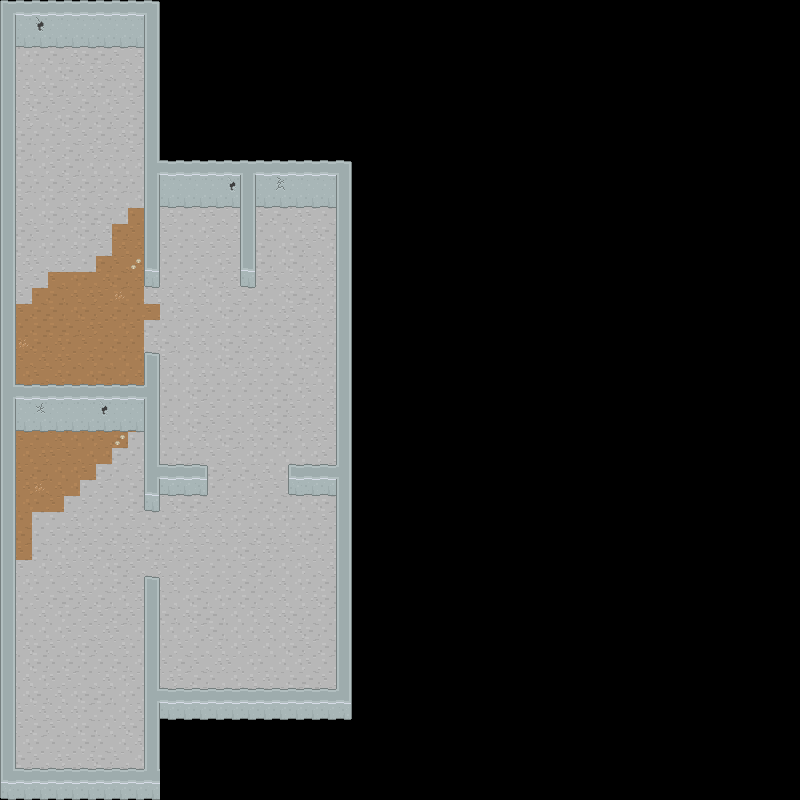

The image is a tile-based game level rendered from a .tmx file. Its description and source (layers, tilesets, objects; grid data summarised) follow:
An orthogonal 50x50 tile map with 16x16 px tiles, 3 tile layers (floor, floor deco, walls) and 16 objects.

<map version="1.8" tiledversion="1.8.4" orientation="orthogonal" renderorder="right-down" width="50" height="50" tilewidth="16" tileheight="16" infinite="0" nextlayerid="55" nextobjectid="473">
 <tileset firstgid="1" name="roguelikeDungeon_transparent" tilewidth="16" tileheight="16" spacing="1" tilecount="522" columns="29">
  <image source="roguelikeDungeon_transparent.png" width="492" height="305" />
 </tileset>
 <layer id="2" name="floor" width="50" height="50">
  <data>[2500 cells, 876 non-empty, 10 distinct tile ids]</data>
 </layer>
 <layer id="1" name="floor deco" width="50" height="50">
  <data>[2500 cells, 8 non-empty, 3 distinct tile ids]</data>
 </layer>
 <layer id="4" name="walls" width="50" height="50">
  <data>[2500 cells, 263 non-empty, 23 distinct tile ids]</data>
 </layer>
 <objectgroup id="3" name="walls">
  <object id="460" x="0" y="0" width="16" height="800" />
  <object id="461" x="0" y="0" width="160" height="48" />
  <object id="462" x="144" y="0" width="16" height="288" />
  <object id="463" x="144" y="160" width="208" height="48" />
  <object id="464" x="240" y="160" width="16" height="128" />
  <object id="465" x="336" y="160" width="16" height="560" />
  <object id="466" x="144" y="368" width="16" height="144" />
  <object id="467" x="144" y="480" width="64" height="16" />
  <object id="468" x="0" y="400" width="160" height="32" />
  <object id="469" x="288" y="480" width="64" height="16" />
  <object id="470" x="0" y="784" width="160" height="16" />
  <object id="471" x="144" y="592" width="16" height="208" />
  <object id="472" x="144" y="704" width="208" height="16" />
 </objectgroup>
 <objectgroup id="8" name="item">
  <properties>
   <property name="max" type="int" value="88" />
   <property name="min" type="int" value="88" />
  </properties>
 </objectgroup>
 <objectgroup id="10" name="enemy">
  <properties>
   <property name="max" type="int" value="25" />
   <property name="min" type="int" value="25" />
  </properties>
  <object id="443" x="31.25" y="112.75">
   <point />
  </object>
  <object id="444" x="128" y="113">
   <point />
  </object>
 </objectgroup>
 <objectgroup id="9" name="player">
  <object id="437" x="80" y="752">
   <point />
  </object>
 </objectgroup>
</map>
